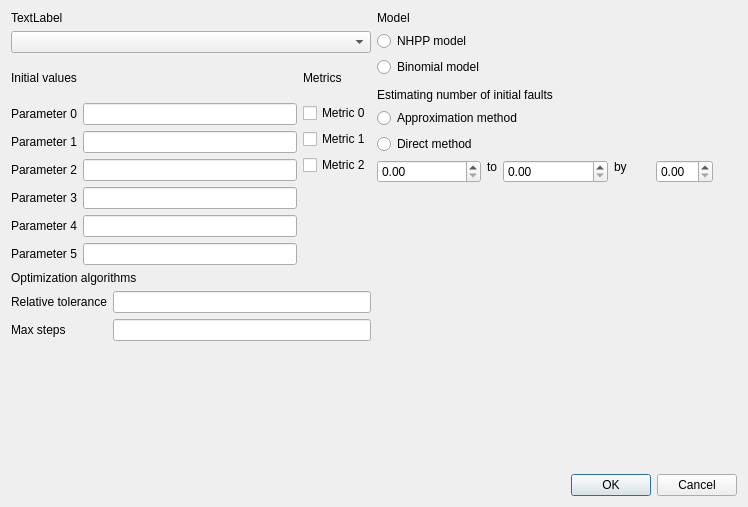
<?xml version="1.0" encoding="UTF-8"?>
<ui version="4.0">
 <class>Dialog</class>
 <widget class="QDialog" name="Dialog">
  <property name="geometry">
   <rect>
    <x>0</x>
    <y>0</y>
    <width>748</width>
    <height>507</height>
   </rect>
  </property>
  <property name="sizePolicy">
   <sizepolicy hsizetype="Fixed" vsizetype="Fixed">
    <horstretch>0</horstretch>
    <verstretch>0</verstretch>
   </sizepolicy>
  </property>
  <property name="windowTitle">
   <string>Dialog</string>
  </property>
  <layout class="QHBoxLayout" name="horizontalLayout">
   <item>
    <layout class="QVBoxLayout" name="verticalLayout">
     <item>
      <widget class="QLabel" name="label_6">
       <property name="sizePolicy">
        <sizepolicy hsizetype="Preferred" vsizetype="Fixed">
         <horstretch>0</horstretch>
         <verstretch>0</verstretch>
        </sizepolicy>
       </property>
       <property name="text">
        <string>TextLabel</string>
       </property>
      </widget>
     </item>
     <item>
      <widget class="QComboBox" name="comboBox"/>
     </item>
     <item>
      <layout class="QGridLayout" name="gridLayout">
       <item row="0" column="1">
        <widget class="QLabel" name="label_8">
         <property name="text">
          <string>Metrics</string>
         </property>
        </widget>
       </item>
       <item row="1" column="1">
        <widget class="QCheckBox" name="checkBox">
         <property name="text">
          <string>Metric 0</string>
         </property>
        </widget>
       </item>
       <item row="0" column="0">
        <widget class="QLabel" name="label_7">
         <property name="text">
          <string>Initial values</string>
         </property>
        </widget>
       </item>
       <item row="1" column="0" rowspan="5">
        <layout class="QFormLayout" name="formLayout_2">
         <item row="0" column="0">
          <widget class="QLabel" name="label_9">
           <property name="text">
            <string>Parameter 0</string>
           </property>
          </widget>
         </item>
         <item row="1" column="0">
          <widget class="QLabel" name="label_10">
           <property name="text">
            <string>Parameter 1</string>
           </property>
          </widget>
         </item>
         <item row="2" column="0">
          <widget class="QLabel" name="label_11">
           <property name="text">
            <string>Parameter 2</string>
           </property>
          </widget>
         </item>
         <item row="3" column="0">
          <widget class="QLabel" name="label_12">
           <property name="text">
            <string>Parameter 3</string>
           </property>
          </widget>
         </item>
         <item row="4" column="0">
          <widget class="QLabel" name="label_13">
           <property name="text">
            <string>Parameter 4</string>
           </property>
          </widget>
         </item>
         <item row="5" column="0">
          <widget class="QLabel" name="label_14">
           <property name="text">
            <string>Parameter 5</string>
           </property>
          </widget>
         </item>
         <item row="0" column="1">
          <widget class="QLineEdit" name="lineEdit"/>
         </item>
         <item row="1" column="1">
          <widget class="QLineEdit" name="lineEdit_2"/>
         </item>
         <item row="2" column="1">
          <widget class="QLineEdit" name="lineEdit_3"/>
         </item>
         <item row="3" column="1">
          <widget class="QLineEdit" name="lineEdit_4"/>
         </item>
         <item row="4" column="1">
          <widget class="QLineEdit" name="lineEdit_5"/>
         </item>
         <item row="5" column="1">
          <widget class="QLineEdit" name="lineEdit_6"/>
         </item>
        </layout>
       </item>
       <item row="2" column="1">
        <widget class="QCheckBox" name="checkBox_2">
         <property name="text">
          <string>Metric 1</string>
         </property>
        </widget>
       </item>
       <item row="3" column="1">
        <widget class="QCheckBox" name="checkBox_3">
         <property name="text">
          <string>Metric 2</string>
         </property>
        </widget>
       </item>
      </layout>
     </item>
     <item>
      <widget class="QLabel" name="label">
       <property name="sizePolicy">
        <sizepolicy hsizetype="Preferred" vsizetype="Fixed">
         <horstretch>0</horstretch>
         <verstretch>0</verstretch>
        </sizepolicy>
       </property>
       <property name="text">
        <string>Optimization algorithms</string>
       </property>
      </widget>
     </item>
     <item>
      <layout class="QFormLayout" name="formLayout_3">
       <item row="0" column="0">
        <widget class="QLabel" name="label_15">
         <property name="text">
          <string>Relative tolerance</string>
         </property>
        </widget>
       </item>
       <item row="1" column="0">
        <widget class="QLabel" name="label_16">
         <property name="text">
          <string>Max steps</string>
         </property>
        </widget>
       </item>
       <item row="0" column="1">
        <widget class="QLineEdit" name="lineEdit_7"/>
       </item>
       <item row="1" column="1">
        <widget class="QLineEdit" name="lineEdit_8"/>
       </item>
      </layout>
     </item>
    </layout>
   </item>
   <item>
    <layout class="QVBoxLayout" name="verticalLayout_2">
     <property name="spacing">
      <number>-1</number>
     </property>
     <item>
      <widget class="QLabel" name="label_2">
       <property name="sizePolicy">
        <sizepolicy hsizetype="Preferred" vsizetype="Fixed">
         <horstretch>0</horstretch>
         <verstretch>0</verstretch>
        </sizepolicy>
       </property>
       <property name="text">
        <string>Model</string>
       </property>
      </widget>
     </item>
     <item>
      <widget class="QRadioButton" name="radioButton">
       <property name="text">
        <string>NHPP model</string>
       </property>
      </widget>
     </item>
     <item>
      <widget class="QRadioButton" name="radioButton_2">
       <property name="text">
        <string>Binomial model</string>
       </property>
      </widget>
     </item>
     <item>
      <spacer name="verticalSpacer">
       <property name="orientation">
        <enum>Qt::Vertical</enum>
       </property>
       <property name="sizeType">
        <enum>QSizePolicy::Fixed</enum>
       </property>
       <property name="sizeHint" stdset="0">
        <size>
         <width>20</width>
         <height>5</height>
        </size>
       </property>
      </spacer>
     </item>
     <item>
      <widget class="QLabel" name="label_3">
       <property name="sizePolicy">
        <sizepolicy hsizetype="Preferred" vsizetype="Fixed">
         <horstretch>0</horstretch>
         <verstretch>0</verstretch>
        </sizepolicy>
       </property>
       <property name="text">
        <string>Estimating number of initial faults</string>
       </property>
      </widget>
     </item>
     <item>
      <widget class="QRadioButton" name="radioButton_3">
       <property name="text">
        <string>Approximation method</string>
       </property>
      </widget>
     </item>
     <item>
      <widget class="QRadioButton" name="radioButton_4">
       <property name="text">
        <string>Direct method</string>
       </property>
      </widget>
     </item>
     <item>
      <layout class="QHBoxLayout" name="horizontalLayout_4">
       <item alignment="Qt::AlignTop">
        <widget class="QDoubleSpinBox" name="doubleSpinBox"/>
       </item>
       <item alignment="Qt::AlignTop">
        <widget class="QLabel" name="label_4">
         <property name="sizePolicy">
          <sizepolicy hsizetype="Fixed" vsizetype="Preferred">
           <horstretch>0</horstretch>
           <verstretch>0</verstretch>
          </sizepolicy>
         </property>
         <property name="text">
          <string>to</string>
         </property>
        </widget>
       </item>
       <item alignment="Qt::AlignTop">
        <widget class="QDoubleSpinBox" name="doubleSpinBox_2"/>
       </item>
       <item alignment="Qt::AlignTop">
        <widget class="QLabel" name="label_5">
         <property name="sizePolicy">
          <sizepolicy hsizetype="Fixed" vsizetype="Preferred">
           <horstretch>0</horstretch>
           <verstretch>0</verstretch>
          </sizepolicy>
         </property>
         <property name="text">
          <string>by</string>
         </property>
        </widget>
       </item>
       <item alignment="Qt::AlignHCenter|Qt::AlignTop">
        <widget class="QDoubleSpinBox" name="doubleSpinBox_3"/>
       </item>
      </layout>
     </item>
     <item>
      <widget class="QDialogButtonBox" name="buttonBox">
       <property name="orientation">
        <enum>Qt::Horizontal</enum>
       </property>
       <property name="standardButtons">
        <set>QDialogButtonBox::Cancel|QDialogButtonBox::Ok</set>
       </property>
      </widget>
     </item>
    </layout>
   </item>
  </layout>
 </widget>
 <resources/>
 <connections>
  <connection>
   <sender>buttonBox</sender>
   <signal>accepted()</signal>
   <receiver>Dialog</receiver>
   <slot>accept()</slot>
   <hints>
    <hint type="sourcelabel">
     <x>248</x>
     <y>254</y>
    </hint>
    <hint type="destinationlabel">
     <x>157</x>
     <y>274</y>
    </hint>
   </hints>
  </connection>
  <connection>
   <sender>buttonBox</sender>
   <signal>rejected()</signal>
   <receiver>Dialog</receiver>
   <slot>reject()</slot>
   <hints>
    <hint type="sourcelabel">
     <x>316</x>
     <y>260</y>
    </hint>
    <hint type="destinationlabel">
     <x>286</x>
     <y>274</y>
    </hint>
   </hints>
  </connection>
 </connections>
</ui>
